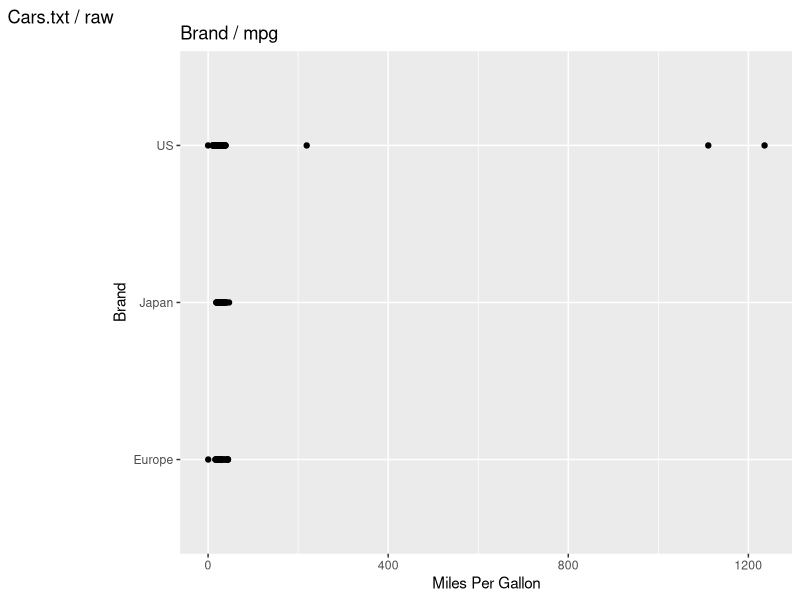
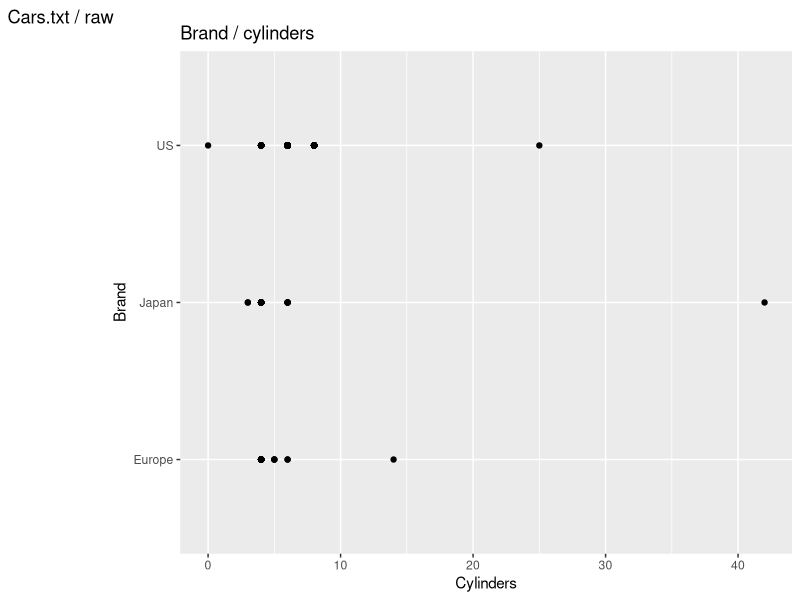
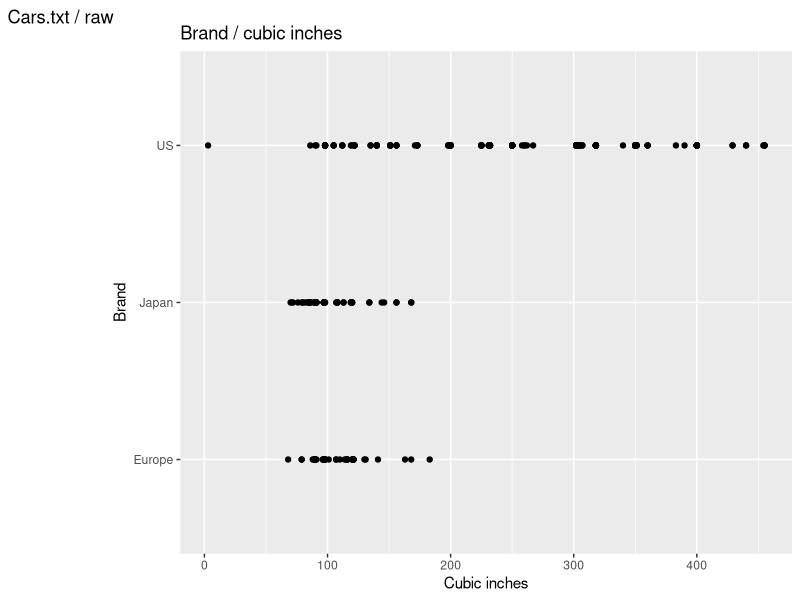
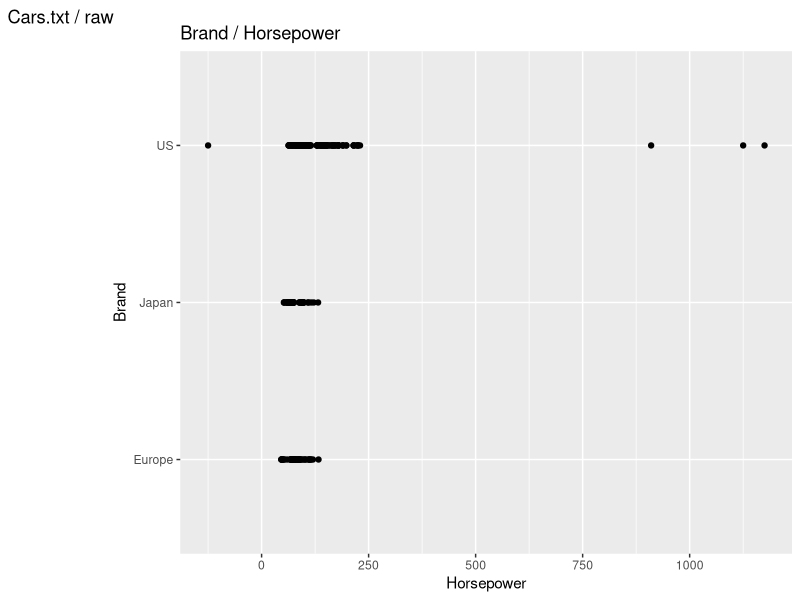
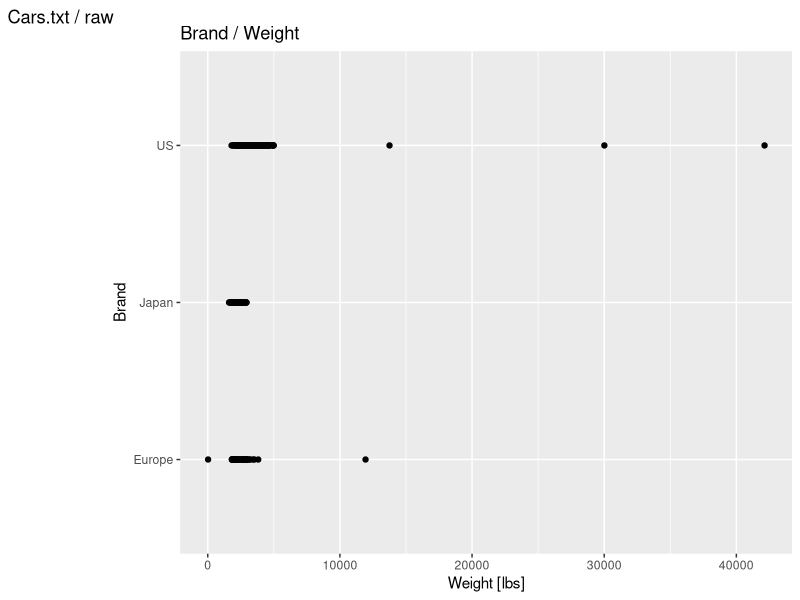
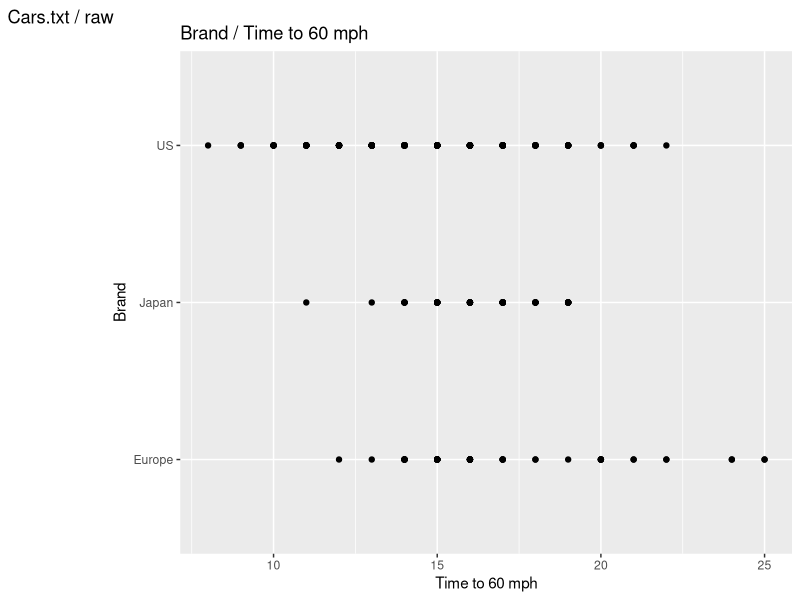
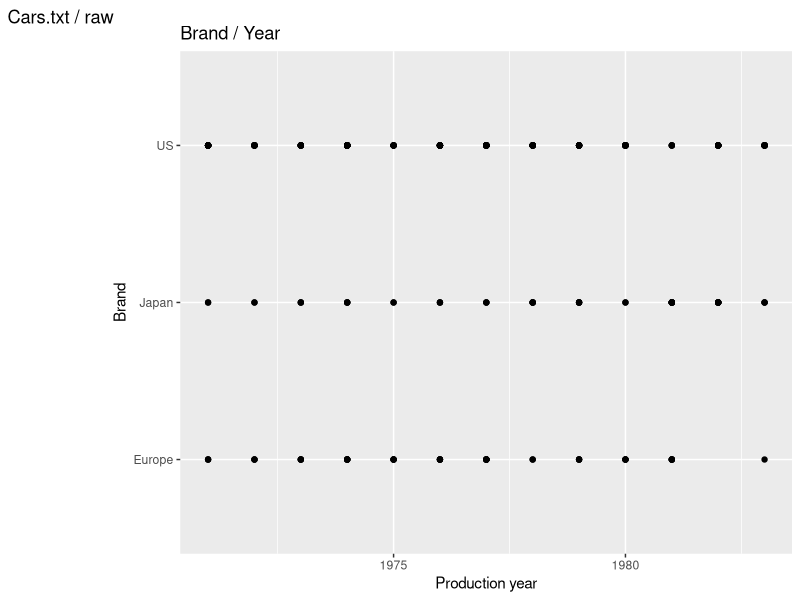
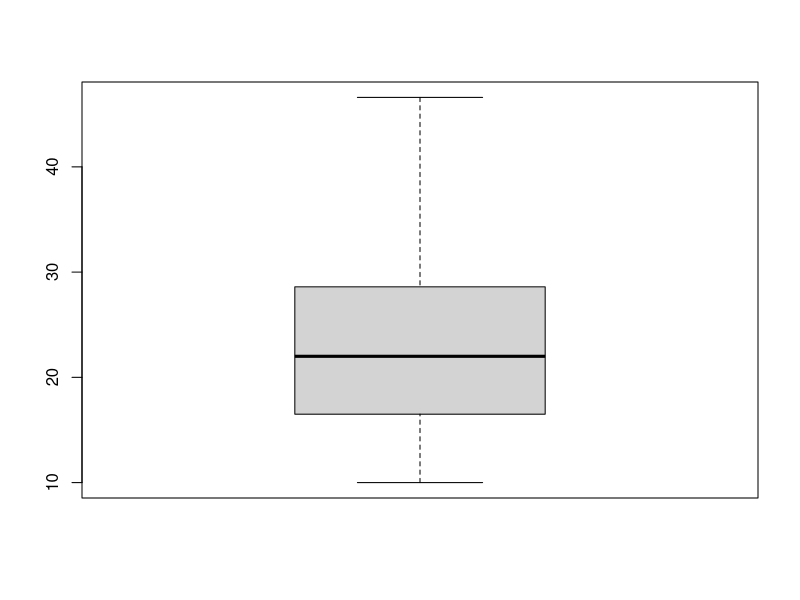

Write R code to recreate these figures, in order. (Note: this script raises an error after producing the figures.)
# Uzupełnij braki danych, znajdź wartości odstające i błędy grube w pliku cars.txt
# Zaimportuj plik do programu Statistica. Wykonaj histogramy oraz wykresy rozrzutu dla wszystkich kategorii. 
# Oblicz wartości średnie, medianę, wartości minimalne i maksymalne dla wszystkich zmiennych o charakterze ciągłym.
# W przypadku zmiennych skokowych znajdź wartość przeciętną. Uzupełnij braki danych.
# Wykonaj raport, zawierający etapy czyszczenia danych wraz z wnioskami.

# ============================================================================
# mpg <- Miles Per Gallon (*spalanie) 28 miles per gallon (Imperial) = 10 liters per 100 km
# cubicinches <- Engine volume (*pojemnosc silnika)
# hp <- Horsepower (*moc / ilosc koni mechanicznych)
# weightlbs <- Weight in lbs (10 pound = 4,535 kg)
# ============================================================================

library(ggplot2)

# Read data
# cars <- read.table(file = "cars.txt", sep=",", dec=".", header=TRUE)

cars <- read.table(file = "carsfix.txt", sep=",", dec=".", header=TRUE)


# ============================================================================
# Wykresy dla kazdej z kategorii wzgledem kraju produkcji - pozwala wykryc nieprawidlowe i skrajne dane

ggplot(cars, aes(x=cars$mpg, y=cars$brand)) + geom_point() + labs(title = "Brand / mpg", tag = "Cars.txt / raw", x = "Miles Per Gallon", y = "Brand")

ggplot(cars, aes(x=cars$cylinders, y=cars$brand)) + geom_point() + labs(title = "Brand / cylinders", tag = "Cars.txt / raw", x = "Cylinders", y = "Brand")

ggplot(cars, aes(x=cars$cubicinches, y=cars$brand)) + geom_point() + labs(title = "Brand / cubic inches", tag = "Cars.txt / raw", x = "Cubic inches", y = "Brand")

ggplot(cars, aes(x=cars$hp, y=cars$brand)) + geom_point() + labs(title = "Brand / Horsepower", tag = "Cars.txt / raw", x = "Horsepower", y = "Brand")

ggplot(cars, aes(x=cars$weightlbs, y=cars$brand)) + geom_point() + labs(title = "Brand / Weight", tag = "Cars.txt / raw", x = "Weight [lbs]", y = "Brand")

ggplot(cars, aes(x=cars$time.to.60, y=cars$brand)) + geom_point() + labs(title = "Brand / Time to 60 mph", tag = "Cars.txt / raw", x = "Time to 60 mph", y = "Brand")

ggplot(cars, aes(x=cars$year, y=cars$brand)) + geom_point() + labs(title = "Brand / Year", tag = "Cars.txt / raw", x = "Production year", y = "Brand")

# ============================================================================
# ============================================================================
# Usuniecie wierszy z brakujacymi wartosciami
cars <- cars[complete.cases(cars),]




# ============================================================================
# Usuwanie ekstremow poprzez zastepywanie przez mediane wartosci dla podobnych przypadkow
# outlier <- which(cars$weightlbs %in% boxplot(cars$weightlbs)$out)
# Mpg
cars$mpg[cars$mpg == 0] <- median(cars$mpg[cars$cubicinches > 340 & cars$cubicinches < 360 ])
cars$mpg[cars$mpg == 0.3] <- median(cars$mpg[cars$cubicinches > 90 & cars$cubicinches < 104 ])
cars$mpg[cars$mpg == 1236.0] <- median(cars$mpg[cars$cubicinches > 240 & cars$cubicinches < 260 ])
cars$mpg[cars$mpg == 1111.0] <- median(cars$mpg[cars$cubicinches > 340 & cars$cubicinches < 360 ])
cars$mpg[cars$mpg == 219.0] <- median(cars$mpg[cars$cubicinches > 125 & cars$cubicinches < 140 ])

# Cylinders
cars$cylinders[cars$cylinders == 0] <- median(cars$cylinders[cars$hp > 95 & cars$hp < 110 ])
cars$cylinders[cars$cylinders == 42] <- median(cars$cylinders[cars$hp > 60 &  cars$hp < 70])
cars$cylinders[cars$cylinders == 25] <- median(cars$cylinders[cars$hp > 140 &  cars$hp < 150])
cars$cylinders[cars$cylinders == 14] <- median(cars$cylinders[cars$hp > 72 &  cars$hp < 74])


# Cubiciches
cars$cubicinches[cars$cubicinches < 10] <- median(cars$cubicinches[cars$hp > 140 & cars$hp < 160 ])

# Weight
cars$weightlbs[cars$weightlbs < 1000] <- median(cars$weightlbs[cars$cubicinches > 90 & cars$cubicinches < 104 ])
cars$weightlbs[cars$weightlbs > 10000 & cars$cubicinches > 190 & cars$ cubicinches < 210] <- median(cars$weightlbs[cars$cubicinches > 190 & cars$cubicinches < 210 & cars$weightlbs < 10000])
cars$weightlbs[cars$weightlbs > 10000 & cars$cubicinches > 135] <- median(cars$weightlbs[cars$cubicinches > 135 & cars$cubicinches < 155 & cars$weightlbs < 10000])

# Hp
currHp <- cars[cars$hp < 0,]$cubicinches
cars$hp[cars$hp < 0] <- median(cars$hp[cars$cubicinches > currHp - 10 & cars$cubicinches < currHp + 10 ])
currHp <- cars[cars$hp > 1000,]$cubicinches
cars$hp[cars$hp > 1000] <- median(cars$hp[cars$cubicinches > currHp - 10 & cars$cubicinches < currHp + 10 ])
currHp <- cars[cars$hp > 900,]$cubicinches
cars$hp[cars$hp > 900] <- median(cars$hp[cars$cubicinches > currHp - 10 & cars$cubicinches < currHp + 10 ])


cars <- cars[complete.cases(cars),]

# ============================================================================

# ============================================================================
# Wykres ramka-wasy


for(i in colnames(cars)){
  boxplot(cars[i])
  # hist(cars[i])
}

summary(cars$mpg)
summary(cars$cylinders)
summary(cars$cubicinches)
summary(cars$hp)
summary(cars$weightlbs)
summary(cars$time.to.60)
summary(cars$year)
summary(cars$brand)

# ============================================================================
# Linear Regression
scatter.smooth(x=cars$hp, y=cars$weightlbs, main="Weight / Power [HP]") 
scatter.smooth(x=cars$cubicinches, y=cars$mpg, main="Mpg / Cubic inches") 

# ============================================================================
# Wykresy dla kazdej z kategorii wzgledem kraju produkcji - pozwala wykryc nieprawidlowe i skrajne dane


ggplot(cars, aes(x=cars$mpg, y=cars$brand)) + geom_point() + labs(title = "Brand / mpg", tag = "Cars.txt / clean", x = "Miles Per Gallon", y = "Brand")

ggplot(cars, aes(x=cars$cylinders, y=cars$brand)) + geom_point() + labs(title = "Brand / cylinders", tag = "Cars.txt / clean", x = "Cylinders", y = "Brand")

ggplot(cars, aes(x=cars$cubicinches, y=cars$brand)) + geom_point() + labs(title = "Brand / cubic inches", tag = "Cars.txt / clean", x = "Cubic inches", y = "Brand")

ggplot(cars, aes(x=cars$hp, y=cars$brand)) + geom_point() + labs(title = "Brand / Horsepower", tag = "Cars.txt / clean", x = "Horsepower", y = "Brand")

ggplot(cars, aes(x=cars$weightlbs, y=cars$brand)) + geom_point() + labs(title = "Brand / Weight", tag = "Cars.txt / clean", x = "Weight [lbs]", y = "Brand")

ggplot(cars, aes(x=cars$time.to.60, y=cars$brand)) + geom_point() + labs(title = "Brand / Time to 60 mph", tag = "Cars.txt / clean", x = "Time to 60 mph", y = "Brand")

ggplot(cars, aes(x=cars$year, y=cars$brand)) + geom_point() + labs(title = "Brand / Year", tag = "Cars.txt / clean", x = "Production year", y = "Brand")


hist(cars$mpg)
hist(cars$cylinders)
hist(cars$cubicinches)
hist(cars$hp)
hist(cars$weightlbs)
hist(cars$time.to.60)
hist(cars$year)
hist(cars$brand)


cor(x = cars$hp, y = cars$cubicinches)
cor(x = cars$hp, y = cars$cubicinches)



carCorelation <- function( cars ) {
  
  carsCorDF <- data.frame(spalanie = cars[['mpg']], 
                          cylindry = cars[['cylinders']], 
                          pojemnosc = cars[['cubicinches']],
                          moc = cars[['hp']],
                          waga = cars[['weightlbs']],
                          przyspieszenie = cars[['time.to.60']],
                          rok = cars[['year']])
  carsCorelation <- cor(carsCorDF)
  corrplot::corrplot(carsCorelation, method = "number")
  
}


# install.packages("corrplot")

japanCar <- cars[cars$brand == 'Japan', ]
usCar <- cars[cars$brand == 'US', ]
euroCar <- cars[cars$brand == 'Europe', ]


carCorelation(japanCar)
carCorelation(usCar)
carCorelation(euroCar)


hist(japanCar$mpg) + geom_boxplot()



carsCorDF <- data.frame(spalanie = cars[['mpg']], 
                        cylindry = cars[['cylinders']], 
                        pojemnosc = cars[['cubicinches']],
                        moc = cars[['hp']],
                        waga = cars[['weightlbs']],
                        przyspieszenie = cars[['time.to.60']],
                        rok = cars[['year']])

carsCorelation <- cor(carsCorDF)
corrplot::corrplot(carsCorelation, method = "number")



ggplot(cars,aes(x = cars$cubicinches ,y = cars$weightlbs ,colour = cars$brand, shape = cars$brand, size = cars$cylinders)) + geom_point()

ggplot(cars,aes(x = cars$brand ,y = cars$hp ,colour = cars$brand, shape = cars$brand, size = cars$cylinders)) + geom_point() + geom_violin()
